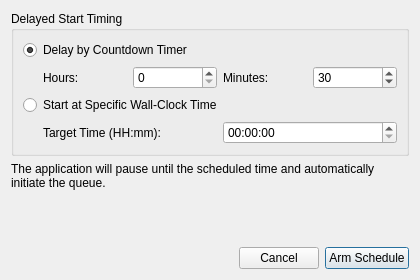
<?xml version="1.0" encoding="UTF-8"?>
<ui version="4.0">
 <class>DelayTimerDialog</class>
 <widget class="QDialog" name="DelayTimerDialog">
  <property name="geometry">
   <rect>
    <x>0</x>
    <y>0</y>
    <width>420</width>
    <height>280</height>
   </rect>
  </property>
  <property name="windowTitle">
   <string>Schedule Delayed Batch Execution</string>
  </property>
  <layout class="QVBoxLayout" name="mainDelayLayout">
   <item>
    <widget class="QGroupBox" name="grpScheduleMode">
     <property name="title">
      <string>Delayed Start Timing</string>
     </property>
     <layout class="QVBoxLayout" name="scheduleModeLayout">
      <item>
       <widget class="QRadioButton" name="radCountdown">
        <property name="text">
         <string>Delay by Countdown Timer</string>
        </property>
        <property name="checked">
         <bool>true</bool>
        </property>
       </widget>
      </item>
      <item>
       <layout class="QHBoxLayout" name="countdownInputsLayout">
        <property name="leftMargin">
         <number>20</number>
        </property>
        <item>
         <widget class="QLabel" name="lblHours">
          <property name="text">
           <string>Hours:</string>
          </property>
         </widget>
        </item>
        <item>
         <widget class="QSpinBox" name="spinHours">
          <property name="maximum">
           <number>99</number>
          </property>
         </widget>
        </item>
        <item>
         <widget class="QLabel" name="lblMinutes">
          <property name="text">
           <string>Minutes:</string>
          </property>
         </widget>
        </item>
        <item>
         <widget class="QSpinBox" name="spinMinutes">
          <property name="maximum">
           <number>59</number>
          </property>
          <property name="value">
           <number>30</number>
          </property>
         </widget>
        </item>
       </layout>
      </item>
      <item>
       <widget class="QRadioButton" name="radSpecificTime">
        <property name="text">
         <string>Start at Specific Wall-Clock Time</string>
        </property>
       </widget>
      </item>
      <item>
       <layout class="QHBoxLayout" name="timeInputsLayout">
        <property name="leftMargin">
         <number>20</number>
        </property>
        <item>
         <widget class="QLabel" name="lblTargetTime">
          <property name="text">
           <string>Target Time (HH:mm):</string>
          </property>
         </widget>
        </item>
        <item>
         <widget class="QTimeEdit" name="timeTarget"/>
        </item>
       </layout>
      </item>
     </layout>
    </widget>
   </item>
   <item>
    <widget class="QLabel" name="lblDelayNotes">
     <property name="text">
      <string>The application will pause until the scheduled time and automatically initiate the queue.</string>
     </property>
     <property name="wordWrap">
      <bool>true</bool>
     </property>
    </widget>
   </item>
   <item>
    <spacer name="vSpacerDelay">
     <property name="orientation">
      <enum>Qt::Vertical</enum>
     </property>
     <property name="sizeHint" stdset="0">
      <size>
       <width>20</width>
       <height>10</height>
      </size>
     </property>
    </spacer>
   </item>
   <item>
    <layout class="QHBoxLayout" name="buttonsLayout">
     <item>
      <spacer name="hSpacerDelay">
       <property name="orientation">
        <enum>Qt::Horizontal</enum>
       </property>
       <property name="sizeHint" stdset="0">
        <size>
         <width>40</width>
         <height>20</height>
        </size>
       </property>
      </spacer>
     </item>
     <item>
      <widget class="QPushButton" name="btnCancel">
       <property name="text">
        <string>Cancel</string>
       </property>
      </widget>
     </item>
     <item>
      <widget class="QPushButton" name="btnStartSchedule">
       <property name="text">
        <string>Arm Schedule</string>
       </property>
       <property name="default">
        <bool>true</bool>
       </property>
      </widget>
     </item>
    </layout>
   </item>
  </layout>
 </widget>
 <resources/>
 <connections/>
</ui>
